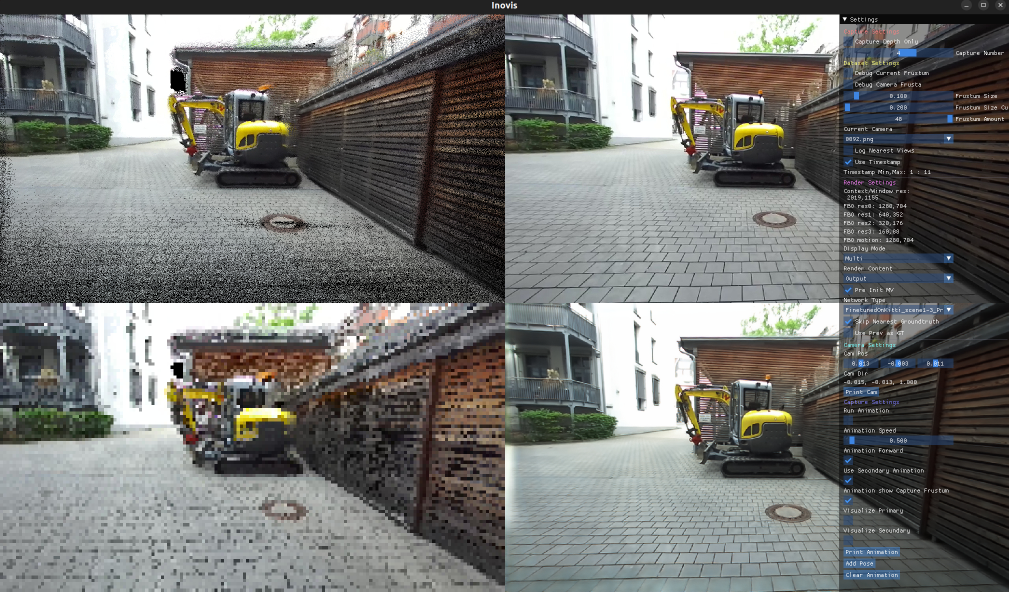
#> input picture img/application.jpg, 2018 x 1183 px (shown at 1/2 size); its folder holds 2 pictures in this run
$ python crop_images_to_res.py --width 100 --height 100 --in_path ../../img --out_path out.png
#> lines starting #> are read from the running program, lines starting #| are printed output that depends on the picture
import cv2
import os
import argparse

def parse_args():
    parser = argparse.ArgumentParser(description="resize images")
    parser.add_argument("-w", "--width" , type=int,  help="target_width", required=True)
    parser.add_argument("-he", "--height", type=int,  help="target_height", required=True)
    parser.add_argument('-i', "--in_path",  help="input path", required=True)
    parser.add_argument('-o', "--out_path",  help="output path", required=True)

    parser.add_argument('-te',"--take_every_nth" ,type=int, default=1, help="only take every x frame")
    parser.add_argument( '-ow', "--overwrite", action='store_true', help="overwrite images")

    args = parser.parse_args()
    return args

def main():
    args = parse_args()
    #dirpath = "./data/perspective_mask_544/"
    w = args.width
    h = args.height
    frompath = args.in_path
    topath = args.out_path
    take_every_nth = args.take_every_nth
    os.makedirs(topath, exist_ok=True)
    id = 0

    for f_name in sorted(os.listdir(frompath)):

        if f_name[-4:] != ".jpg" and f_name[-4:] != ".png":
            continue
        if id % args.take_every_nth != 0:
            id += 1
            continue
        print("process", f_name , end="\r")
        img=cv2.imread(os.path.join(frompath , f_name))
#> img is the input picture: shape (1183, 2018, 3); mean B, G, R 113.2, 115.8, 115.2

        h_off = (img.shape[0] - h) //2
#> h_off = 541
        w_off = (img.shape[1] - w) //2
#> w_off = 959
        #print(h_off,w_off)
        #print(img.shape)
        if h_off < 0:
            h_off=0
        if w_off < 0:
            w_off=0
        if h_off >0:
            img = img[h_off:-h_off]
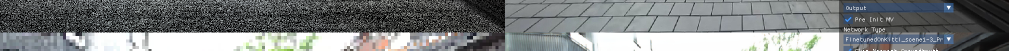
#> img: shape (101, 2018, 3) (shown at 1/2 size); mean B, G, R 126.5, 125.8, 122.5
        else:
            img = img[h_off:]
        #print(img.shape)
        if w_off >0:
            img = img[:,w_off:-w_off]
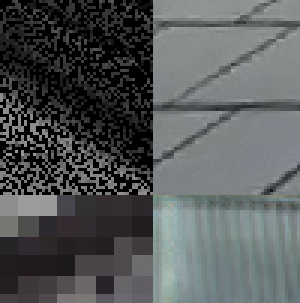
#> img: shape (101, 100, 3) (shown 3 times larger); mean B, G, R 88.6, 87.6, 84.6
        else:
            img = img[:,w_off:]

        #print(img.shape)
        if not os.path.exists(os.path.join(topath , f_name)) or args.overwrite :
            cv2.imwrite(os.path.join(topath , f_name),img)
        id += 1
#> pass 2 of the loop in main, `for f_name in sorted(os.listdir(frompath)):`:
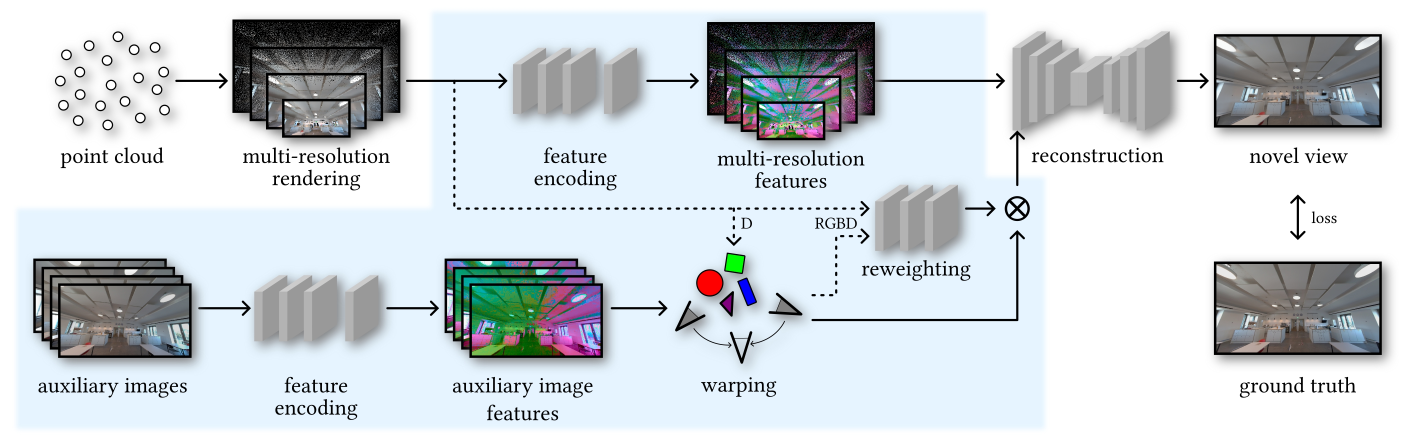
#> input picture img/pipeline.jpg, 4228 x 1320 px (shown at 1/3 size)
#> in main, img is the input picture: shape (1320, 4228, 3); mean B, G, R 216.6, 211.9, 205.6
#> in main, `img = img[:,w_off:-w_off]`:
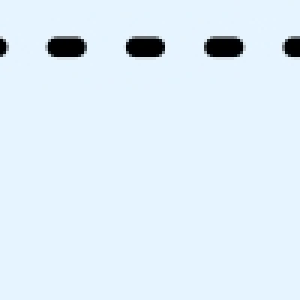
#> img: shape (100, 100, 3) (shown 3 times larger); mean B, G, R 248, 237.3, 223.7


if __name__ == '__main__':
    main()
